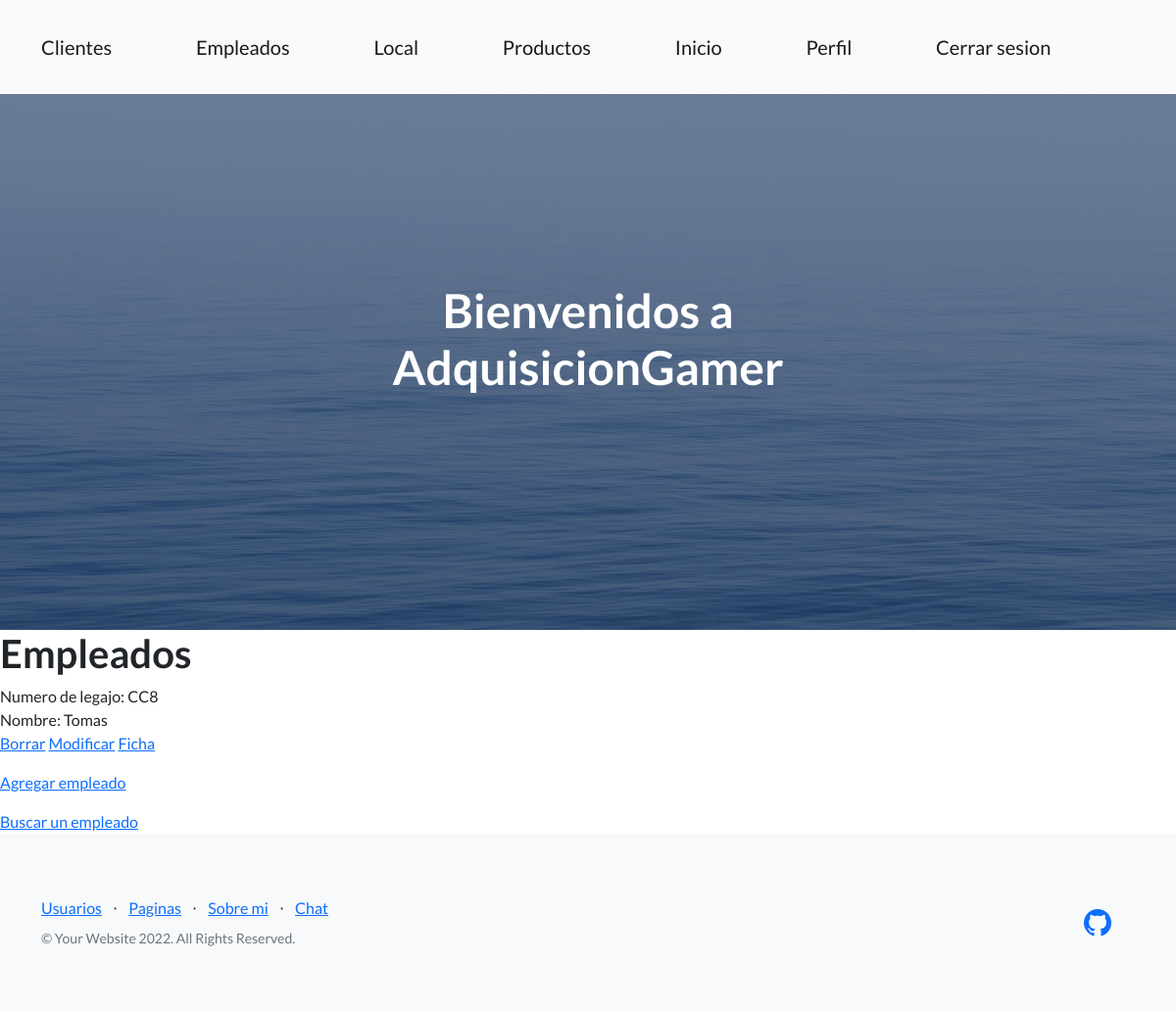
The page /Appfinal/empleado/ (signed in) on the database as committed earlier.
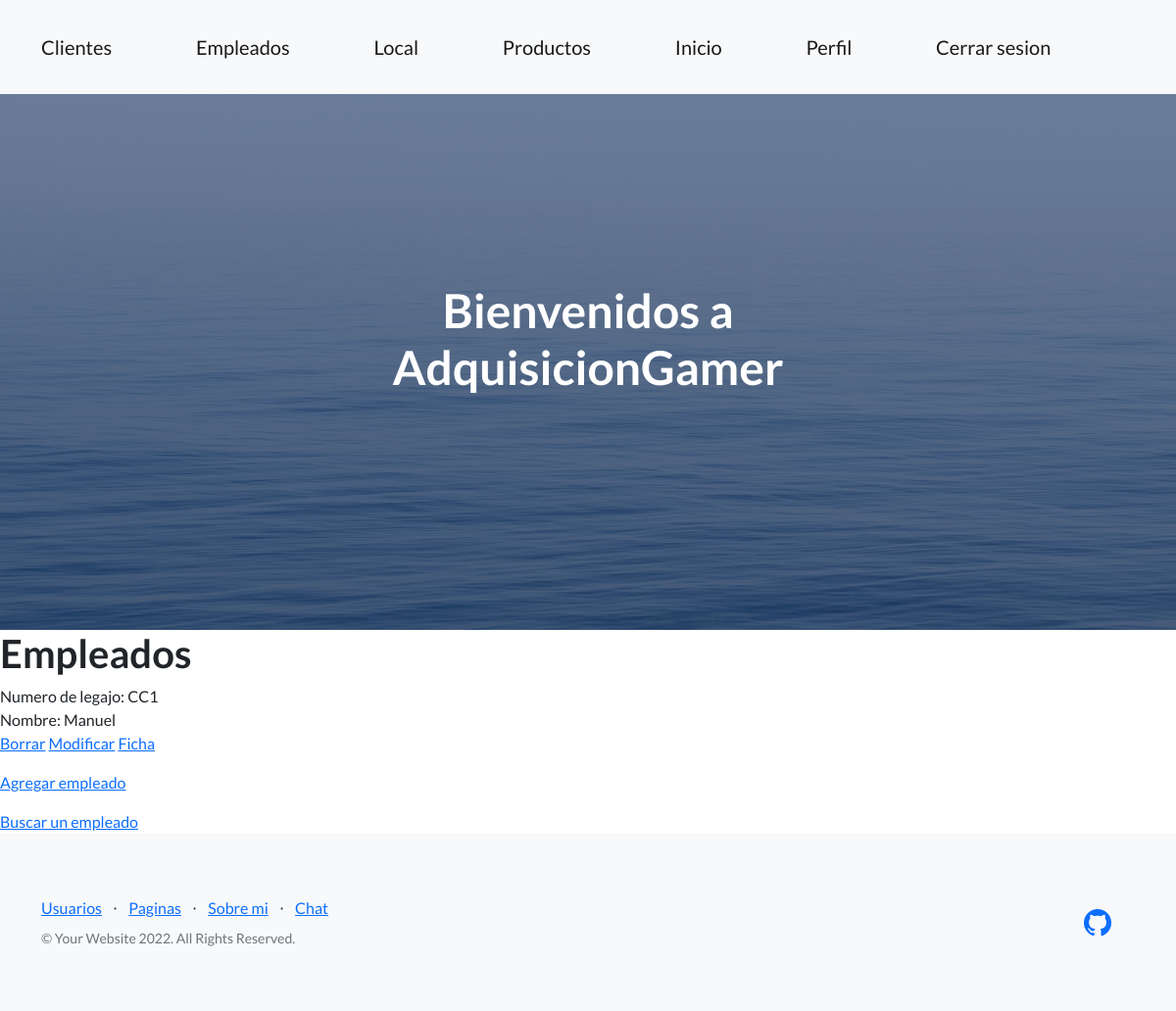
The same page on the database as committed later.
### Appfinal/models.py (models this page shows, shortened)
class empleado(models.Model):
    nombre_empleado = models.CharField(max_length=40)
    email = models.EmailField()
    puesto = models.CharField(max_length=40)
    fecha_de_contratacion = models.DateTimeField(auto_now_add=True)

### Appfinal/views.py (the view)
# urls.py: path('empleado/', views.Lista_empleados.as_view(), name="empleadoInicio"),
class Lista_empleados(LoginRequiredMixin, ListView):
    model = empleado
    template_name = 'Appfinal/empleado_lista.html'

### Appfinal/templates/Appfinal/empleado_lista.html
{% extends "Appfinal/template_logueado.html" %}
{% load static %}
{% block B %}
    <h1> Empleados </h1>
    {% for a in object_list %}
        <p>
            Numero de legajo: CC{{a.id}} <br>
            Nombre: {{a.nombre_empleado}} <br>
            <a href="{% url 'empleadoEliminar' a.id %}">Borrar</a>
            <a href="{% url 'empleadoModificar' a.id %}">Modificar</a>
            <a href="{% url 'empleadoDetalle' a.id %}">Ficha</a>
        </p>
    {% endfor %}
    <p>
        <a href ="/Appfinal/crear_empleado/"> Agregar empleado </a>
    </p>
        <a href ="/Appfinal/busqueda_Empleado/"> Buscar un empleado </a>
{% endblock %}

### Appfinal/templates/Appfinal/template_logueado.html (shortened to what this page needs)
<!DOCTYPE html>
<html lang="en">
    <head>
        {% load static %}
        <link href="https://cdn.jsdelivr.net/npm/bootstrap-icons@1.5.0/font/bootstrap-icons.css" rel="stylesheet" type="text/css" />
        <link href="{% static 'Appfinal/css/styles.css' %}" rel="stylesheet" />
    </head>
    <body>
        <nav class="navbar navbar-light bg-light static-top">
            <div class="container">
                {% if request.user.is_authenticated %}
                <a class="navbar-brand" href="/Appfinal/cliente/">Clientes</a>
                <a class="navbar-brand" href="/Appfinal/empleado/">Empleados</a>
                <a class="navbar-brand" href="/Appfinal/local/">Local</a>
                <a class="navbar-brand" href="/Appfinal/producto/">Productos</a>
                <a class="navbar-brand" href="/Appfinal/inicio/">Inicio</a>
                <a class="navbar-brand" href="/Appfinal/perfil/{{request.user.id}}">Perfil</a>
                <a class="navbar-brand" href="/Appfinal/logout/">Cerrar sesion</a>
                {% endif %}
            </div>
        </nav>
        <header class="masthead">
            <div class="container position-relative">
                <div class="row justify-content-center">
                    <div class="col-xl-6">
                        <div class="text-center text-white">
                            <h1 class="mb-5">Bienvenidos a AdquisicionGamer</h1>
                        </div>
                    </div>
                </div>
            </div>
        </header>
        {% block B %}
        {% endblock %}
        <footer class="footer bg-light">
            <div class="container">
                <div class="row">
                    <div class="col-lg-6 h-100 text-center text-lg-start my-auto">
                        <ul class="list-inline mb-2">
                            {% if request.user.is_authenticated %}
                            <li class="list-inline-item"><a href="/Appfinal/usuarios">Usuarios</a></li>
                            <li class="list-inline-item">⋅</li>
                            {% endif %}
                            <li class="list-inline-item"><a href="/Appfinal/paginas/">Paginas</a></li>
                            <li class="list-inline-item">⋅</li>
                            <li class="list-inline-item"><a href="/Appfinal/about"> Sobre mi</a></li>
                            <li class="list-inline-item">⋅</li>
                            <li class="list-inline-item"><a href="/sendemail/">Chat</a></li>
                        </ul>
                        <p class="text-muted small mb-4 mb-lg-0">&copy; Your Website 2022. All Rights Reserved.</p>
                    </div>
                    <div class="col-lg-6 h-100 text-center text-lg-end my-auto">
                        <ul class="list-inline mb-0">
                            <li class="list-inline-item me-4">
                                <a href="https://github.com/Manurizar"><i class="bi-github fs-3"></i></a>
                            </li>
                        </ul>
                    </div>
                </div>
            </div>
        </footer>
    </body>
</html>

Rows that differ between the two databases and show on the page:
removed empleado: id "8", nombre_empleado "Tomas"
added empleado: id "1", nombre_empleado "Manuel"
